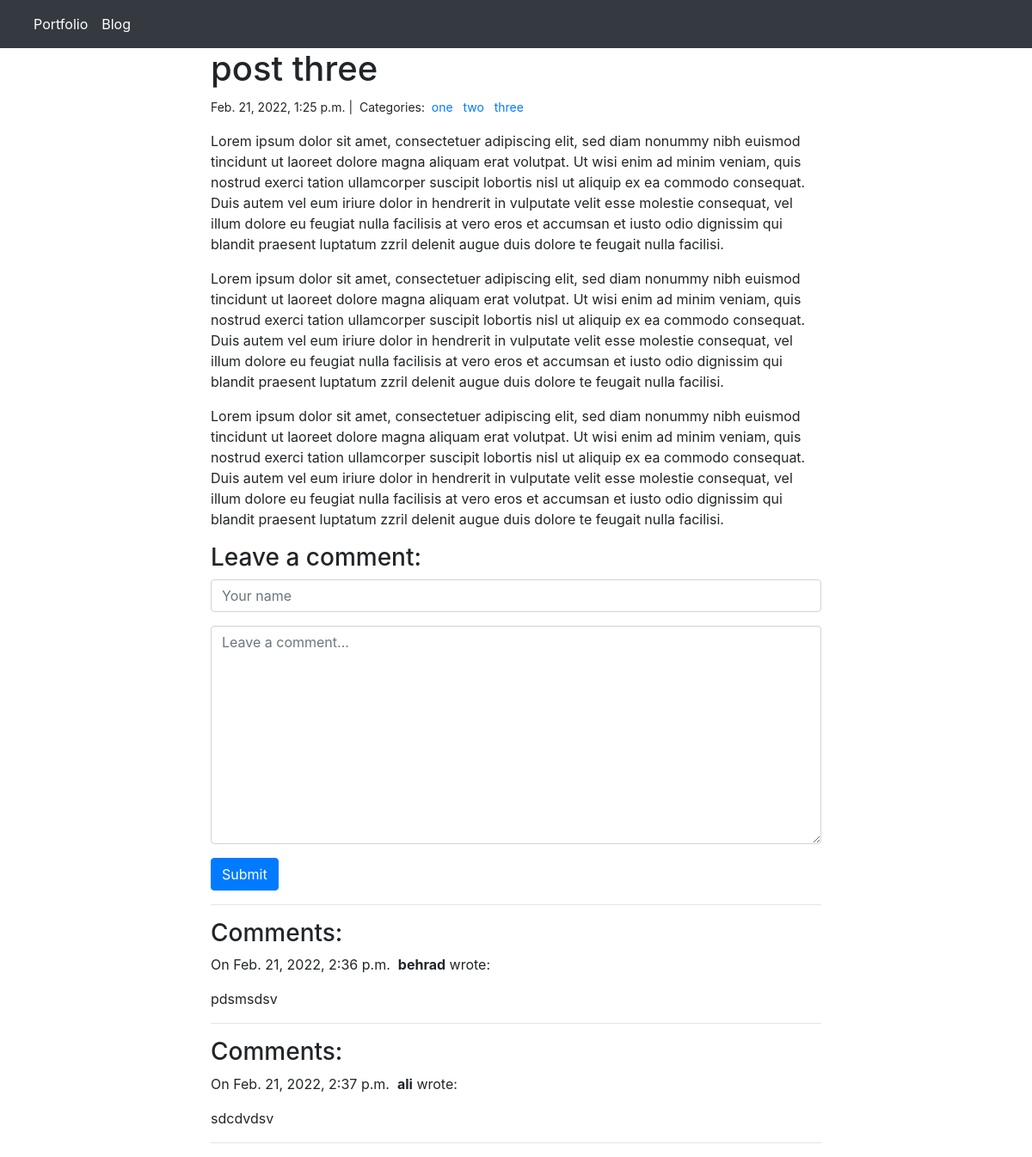
/blog/post/3/, run on the app's committed database.
### blog/models.py (models this page shows, shortened)
class Post(models.Model):
    title = models.CharField(max_length=120)
    body = models.TextField()
    categories = models.ManyToManyField(Category, related_name='posts')
    created = models.DateTimeField(auto_now_add=True)
    updated = models.DateTimeField(auto_now=True)

class Category(models.Model):
    name = models.CharField(max_length=120)
    class Meta:
        verbose_name_plural = 'categories'

class Comment(models.Model):
    post = models.ForeignKey(Post, on_delete=models.CASCADE)
    author = models.CharField(max_length=120)
    body = models.TextField()
    created = models.DateTimeField(auto_now_add=True)

### blog/views.py (the view, shortened to what this page needs)
# urls.py: path('post/<int:pk>/', views.PostDetail.as_view(), name='post_detail'),
class PostDetail(View):
    template_name = 'blog/blog_detail.html'
    form_class = CommentForm
    def get(self, request, pk, *args, **kwargs):
        post = Post.objects.get(pk=pk)
        comments = Comment.objects.filter(post=post)
        form = self.form_class
        return render(request, self.template_name, {"post": post, "form": form, "comments": comments})

### blog/templates/blog/blog_detail.html (shortened to what this page needs)
{% extends 'base.html' %}
{% block content %}
<div class="col-md-8 offset-md-2">
    <h1>{{ post.title }}</h1>
    <small>
        {{ post.created }} |&nbsp;
        Categories:&nbsp;
        {% for category in post.categories.all %}
        <a href="{% url 'blog:blog_category_list' category.pk %}">
            {{ category.name }}
        </a>&nbsp;
        {% endfor %}
    </small>
    <p>{{ post.body | linebreaks }}</p>
    <h3>Leave a comment:</h3>
    <form action="" method="post">
        <div class="form-group">
            {{ form.author }}
        </div>
        <div class="form-group">
            {{ form.body }}
        </div>
        <button type="submit" class="btn btn-primary">Submit</button>
    </form>
    <hr>
    {% if comments %}
        {% for comment in comments %}
            <h3>Comments:</h3>
            <p>
                On {{comment.created }}&nbsp;
                <b>{{ comment.author }}</b> wrote:
            </p>
            <p>{{ comment.body }}</p>
            <hr>
        {% endfor %}
    {% else %}
            <h3>No comments</h3>
    {% endif %}
</div>
{% endblock content %}

### data on the page
Post: title "post three", created "Feb. 21, 2022, 1:25 p.m.", body "Lorem ipsum dolor sit amet, consectetuer adipiscing elit, sed diam nonummy nibh euismod tincidunt ut laoreet dolore magna aliquam erat volutpat. Ut wisi enim ad minim veniam, quis nostrud exerci tation ullamcorper suscipit lobortis nisl ut aliquip ex ea commodo consequat. Duis autem vel eum iriure dolor in hendrerit in vulputate velit esse molestie consequat, vel illum dolore eu feugiat nulla facilisis at vero eros et accumsan et iusto odio dignissim qui blandit praesent luptatum zzril delenit augue duis dolore te feugait nulla facilisi. Lorem ipsum dolor sit amet, consectetuer adipiscing elit, sed diam nonummy nibh euismod tincidunt ut laoreet dolore magna aliquam erat volutpat. Ut wisi…"
Category: name "one"
Category: name "two"
Category: name "three"
Comment: created "Feb. 21, 2022, 2:36 p.m.", author "behrad", body "pdsmsdsv"
Comment: created "Feb. 21, 2022, 2:37 p.m.", author "ali", body "sdcdvdsv"
